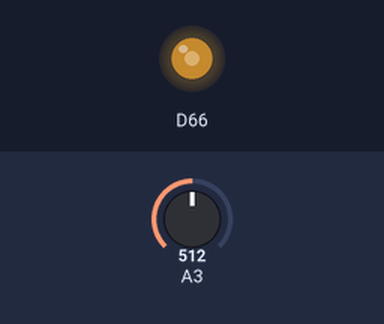
Simulated run of this sketch. Board: Arduino Due. Shown: output pins drawn as LEDs (lit = HIGH). Inputs (shaded band) come from the test bench; at power-on: A3 = 512 (analog values on the 0–1023 scale).

Above: at 1.2 s.
1.3 s: A3 set to 716
At 1.9 s:
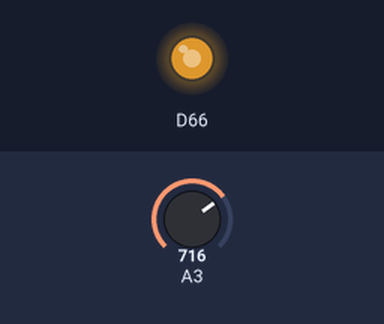
2.8 s: A3 set to 900
At 4.0 s:
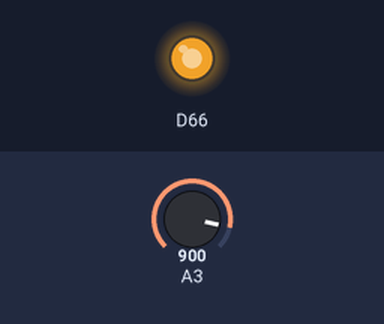
4.3 s: A3 set to 122
At 5.4 s:
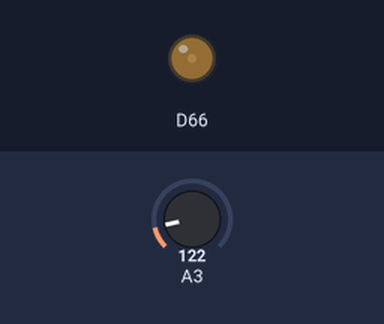
5.8 s: A3 set to 0
At 6.5 s:
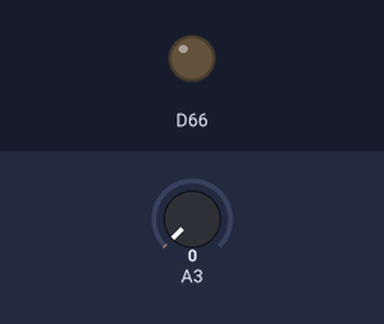
7.3 s: A3 set to 511
At 7.7 s:
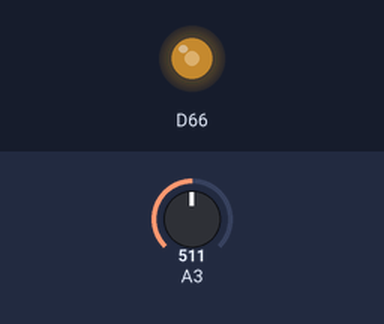
Timing chart, 0 to 9.8 s (numbered marks = the images above; inputs shaded):
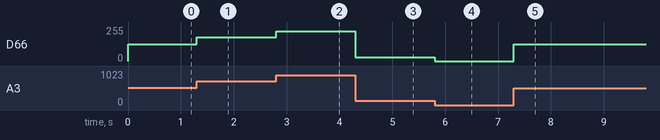

The sketch:

DSP_hw2.ino
```cpp
//只能在Arduino DUE上跑

#include <Wire.h>
int input;
void setup() {
  Serial.begin(115200);
  pinMode(A3, INPUT);
  pinMode(DAC0,OUTPUT);
  Wire.begin();
  Wire.setClock(440000);//11000
  analogReadResolution(12);
  analogWriteResolution(12);
}

void loop() {
  analogWrite(DAC0,analogRead(A3));
}
```

Measured:
- after the input at 1.3 s, D66: 127/255 → 178/255 at once
- after the input at 2.8 s, D66: 178/255 → 224/255 at once
- after the input at 4.3 s, D66: 224/255 → 30/255 at once
- after the input at 5.8 s, D66: 30/255 → 0/255 at once
- after the input at 7.3 s, D66: 0/255 → 127/255 at once
